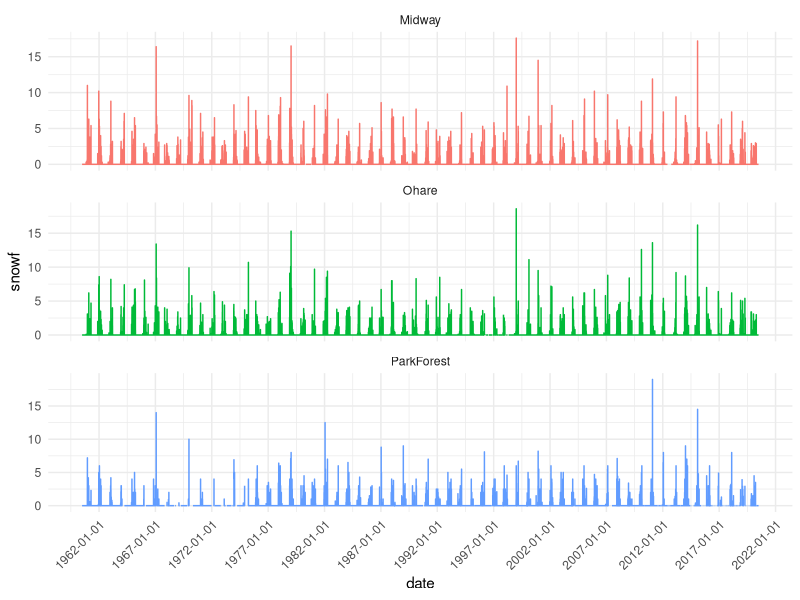

Here is the R script that generated this plot:
########################################################################################
##### Name: EDA.R                                                                  #####
#####  Description: Exploratory Data Analysis for Chicago Snowfall Data            #####
########################################################################################
rm(list=ls())
library(tidyverse)
library(lubridate)

snowfall_df <- read_csv("data/SnowfallCHI_v5.csv")

snowfall_df %>% 
  group_by(station,name) %>% 
  summarise(min_date = min(date),max_date = max(date),
            num_obs = n())


snowfall_df %>% 
  summarise(ct = n(),snowf_missing = sum(is.na(snowf)),snowf_pct_missing = sum(is.na(snowf))/n(),
            snowdep_missing = sum(is.na(snowdep)),snowdep_pct_missing = sum(is.na(snowdep))/n()) -> missingness_df 

snowfall_plt <- snowfall_df %>% 
  ggplot(aes(x=date,y=snowf,color=name)) +
  geom_line() + theme_minimal() + theme(legend.position = 'none',axis.text.x = element_text(angle = 45,hjust = 1))+
  scale_x_date(date_breaks = '5 years') +facet_wrap(~name,nrow = 3,scales = 'free_y')

snowfall_plt


snowfall_df %>% 
  select(-snowdep) %>% 
  filter(snowf > 0) %>% 
  nest(data = c(date,snowf)) -> snowdays_df 
